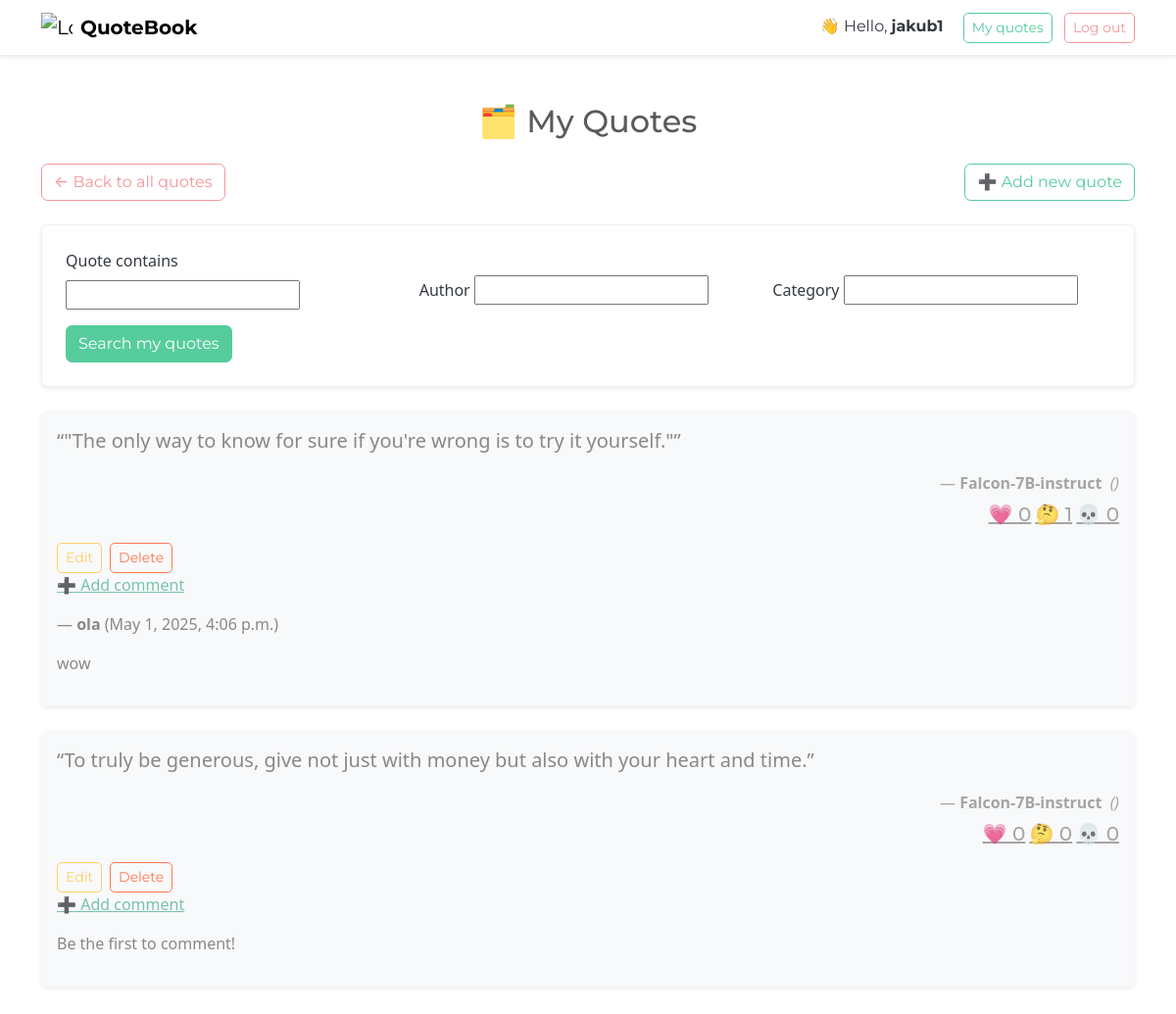
Screenshot of /my-quotes/ (signed in) with the database file from the repository.
### quote/models.py (models this page shows, shortened)
class Quote(models.Model):
    author = models.CharField(max_length=100)
    text = models.TextField()
    category = models.CharField(max_length=50, blank=True)
    user = models.ForeignKey(User, on_delete=models.CASCADE)
    @property
    def vote_counts(self):
        return {
            vote_type.label: self.votes.filter(typ=vote_type).count()
            for vote_type in VoteType
        }

class Comment(models.Model):
    quote = models.ForeignKey(Quote, on_delete=models.CASCADE, related_name='comments')
    user = models.ForeignKey(User, on_delete=models.CASCADE)
    content = models.TextField()
    created_at = models.DateTimeField(auto_now_add=True)

### quote/views.py (the view)
# urls.py: path('my-quotes/', views.my_quotes, name='my_quotes'),
@login_required
def my_quotes(request):
    form = QuoteSearchForm(request.GET)
    quotes = Quote.objects.filter(user=request.user).order_by('-id')
    comments = []
    for quote in quotes:
        comments.append(quote.comments.all())
    if form.is_valid():
        text = form.cleaned_data.get('text')
        author = form.cleaned_data.get('author')
        category = form.cleaned_data.get('category')
        if text:
            quotes = quotes.filter(text__icontains=text)
        if author:
            quotes = quotes.filter(author__icontains=author)
        if category:
            quotes = quotes.filter(category__icontains=category)
    return render(request, 'quote/my_quotes.html', {
        'quotes': quotes,
        'search_form': form,
        'comments': comments,
    })

### quote/forms.py
class QuoteSearchForm(forms.Form):
    text = forms.CharField(max_length=100, required=False, label='Quote contains')
    author = forms.CharField(max_length=100, required=False, label='Author')
    category = forms.CharField(max_length=50, required=False, label='Category')

### quote/templates/quote/my_quotes.html (shortened to what this page needs)
{% load custom_tags %}
<!DOCTYPE html>
<html lang="en">
<head>
    <link rel="stylesheet" href="https://cdn.jsdelivr.net/npm/bootswatch@5.3.3/dist/minty/bootstrap.min.css">
</head>
<body class="bg-body text-dark">
<nav class="navbar navbar-expand-lg navbar-light bg-white border-bottom shadow-sm mb-4">
  <div class="container">
    <a class="navbar-brand d-flex align-items-center" href="{% url 'home' %}">
        <img src="https://img.icons8.com/color/48/book.png" alt="Logo" style="width: 32px; margin-right: 8px;">
        <strong>QuoteBook</strong>
    </a>
    <div class="ms-auto">
      {% if request.user.is_authenticated %}
        <span class="me-3">👋 Hello, <strong>{{ request.user.username }}</strong></span>
        <a class="btn btn-outline-success btn-sm me-2" href="{% url 'my_quotes' %}">My quotes</a>
        <a class="btn btn-outline-secondary btn-sm" href="{% url 'logout' %}">Log out</a>
      {% else %}
        <a class="btn btn-success btn-sm me-2" href="{% url 'login' %}">Log in</a>
        <a class="btn btn-outline-success btn-sm" href="{% url 'register' %}">Register</a>
      {% endif %}
    </div>
  </div>
</nav>
<div class="container py-4">
    <h2 class="text-center mb-4">🗂️ My Quotes</h2>
    <div class="d-flex flex-wrap justify-content-between align-items-center mb-3">
        <a class="btn btn-outline-secondary mb-2" href="{% url 'home' %}">← Back to all quotes</a>
        <a class="btn btn-outline-success mb-2" href="{% url 'add_quote' %}">➕ Add new quote</a>
    </div>
    <form method="GET" class="mb-4 p-4 bg-white border rounded shadow-sm">
        <div class="row g-3 align-items-end">
            <div class="col-md-4">
                <label for="id_text" class="form-label">Quote contains</label>
                {{ search_form.text }}
            </div>
            <div class="col-md-4">
                <label for="id_author" class="form-label">Author</label>
                {{ search_form.author }}
            </div>
            <div class="col-md-4">
                <label for="id_category" class="form-label">Category</label>
                {{ search_form.category }}
            </div>
            <div class="col-12 mt-3">
                <button type="submit" class="btn btn-success">Search my quotes</button>
            </div>
        </div>
    </form>
    {% for quote in quotes %}
        <div class="card mb-4 border-0 shadow-sm bg-light">
            <div class="card-body">
                <blockquote class="blockquote fs-5 mb-3">“{{ quote.text }}”</blockquote>
                <p class="mb-0 text-end text-muted">
                    — <strong>{{ quote.author }}</strong>
                    <em class="ms-1">({{ quote.category }})</em>
                </p>
                <div class="mb-0 mt-2 text-end text-muted quote-vote-counts">
                    <a class="mb-0 text-end h5" id="heart-count-{{quote.id}}">💗 {{ quote.vote_counts.Heart }}</a>
                    <a class="mb-0 text-end h5" id="curious-count-{{quote.id}}">🤔 {{ quote.vote_counts.Curious }}</a>
                    <a class="mb-0 text-end h5" id="skull-count-{{quote.id}}">💀 {{ quote.vote_counts.Skull }}</a>
                </div>
                <div class="mt-3 d-flex gap-2">
                    <a href="{% url 'edit_quote' quote.id %}" class="btn btn-sm btn-outline-warning">Edit</a>
                    <a href="{% url 'delete_quote' quote.id %}" class="btn btn-sm btn-outline-danger">Delete</a>
                </div>
                {% if request.user.is_authenticated %}
                    <p><a href="{% url 'add_comment' quote.id %}">➕ Add comment</a></p>
                {% endif %}
                {% with iteration=forloop.counter0 %}
                {% for commentArr in comments %}
                    {% if forloop.counter0 == iteration %}
                    {% for comment in commentArr %}
                        <p>— <strong>{{ comment.user }}</strong> ({{ comment.created_at }})</p>
                        <blockquote>{{ comment.content }}</blockquote>
                    {% empty %}
                        <p>Be the first to comment!</p>
                    {% endfor %}
                    {% endif %}
                {% endfor %}
                {% endwith %}
            </div>
        </div>
    {% empty %}
        <p class="text-center">You haven't added any quotes yet.</p>
    {% endfor %}
</div>
</body>
</html>

### rows the page displays
Quote: text "\"The only way to know for sure if you're wrong is to try it yourself.\"", author "Falcon-7B-instruct", vote_counts.Heart "0", vote_counts.Curious "1", vote_counts.Skull "0"
Comment: user "ola", created_at "May 1, 2025, 4:06 p.m.", content "wow"
Quote: text "To truly be generous, give not just with money but also with your heart and time.", author "Falcon-7B-instruct", vote_counts.Heart "0", vote_counts.Curious "0", vote_counts.Skull "0"

### other values shown
{{ request.user.username }} "jakub1"
